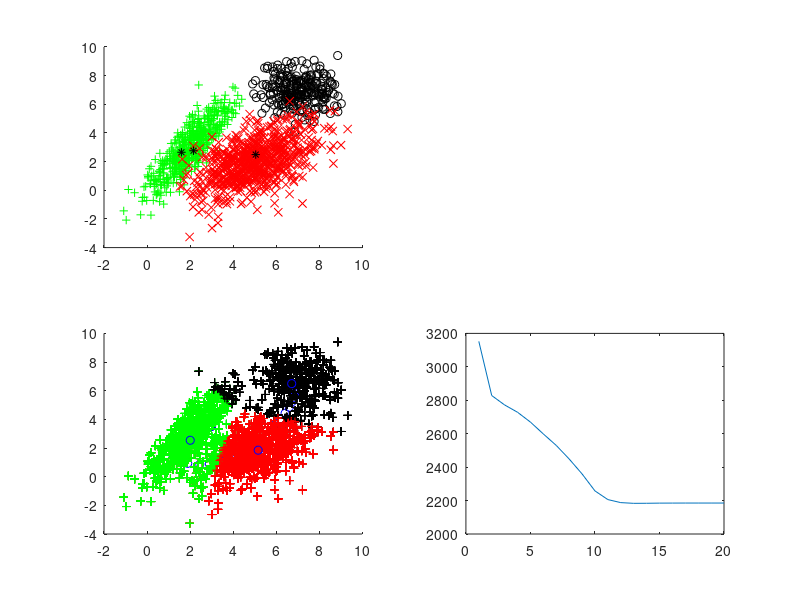

MATLAB code for this plot:
clear all; clc
% K-means
% 3 clusters sample

% cluster 1: mean = [2,3] sigma = [1 1.5; 1.5 3]
m1 = [2,3]; s1 = [1 1.5; 1.5 3];
R1 = mvnrnd(m1,s1,500);
% cluster 2: mean = [7,7] sigma = [1 0; 0 1]
m2 = [7,7]; s2 = [1 0; 0 1];
R2 = mvnrnd(m2,s2,250);
% cluster 2: mean = [5,2] sigma = [1 0.5; 1.5 1]
m3 = [5,2]; s3 = [2 1; 1 2];
R3 = mvnrnd(m3,s3,700);

subplot(2,2,1)
hold on 
plot(R1(:,1),R1(:,2),'g+');
plot(R2(:,1),R2(:,2),'ko');
plot(R3(:,1),R3(:,2),'rx');
hold off

% whole dataset = R1,R2,R3
R = [R1;R2;R3];
% figure(1);
% plot(R(:,1),R(:,2),'b.');
Ra = R(:,1); Rb = R(:,2);

% draw initial K points for grouping
G = datasample(R,3);
hold on 
plot(G(:,1),G(:,2),'k*');

Cost = [];

for iter = 1:20
ld = zeros(length(R),2); %label and distance
for i = 1:length(R)
    d1 = norm(R(i,:)-G(1,:));
    d2 = norm(R(i,:)-G(2,:));
    d3 = norm(R(i,:)-G(3,:));
    D = [d1,d2,d3];
    
    %minimum distance
    mindis = min(D);
    %label
    label = find(D == mindis);
    
    ld(i,:) = [mindis,label];  
end
i1 = find(ld(:,2)==1);
tmp1 = [Ra(i1),Rb(i1)];
i2 = find(ld(:,2)==2);
tmp2 = [Ra(i2),Rb(i2)];
i3 = find(ld(:,2)==3);
tmp3 = [Ra(i3),Rb(i3)];
G(1,:) = [sum(tmp1(:,1)),sum(tmp1(:,2))]/length(tmp1);
G(2,:) = [sum(tmp2(:,1)),sum(tmp2(:,2))]/length(tmp2);
G(3,:) = [sum(tmp3(:,1)),sum(tmp3(:,2))]/length(tmp3);


subplot(2,2,3)
hold on 
plot(tmp1(:,1),tmp1(:,2),'g+')
plot(tmp2(:,1),tmp2(:,2),'k+')
plot(tmp3(:,1),tmp3(:,2),'r+')
plot(G(:,1),G(:,2),'bo')
drawnow;
%hold off

Cost(iter) = sum(ld(:,1)); %
subplot(2,2,4)
%hold on
plot(Cost)
drawnow;
%hold off

end
